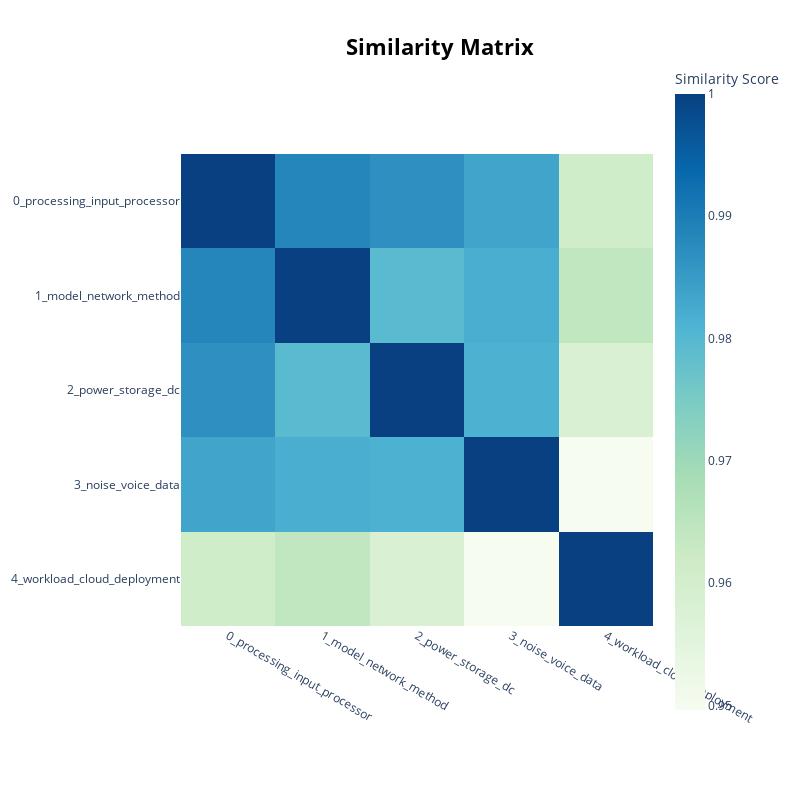

The cell this chart's notebook holds for it:
### Code cell
topic_model.visualize_heatmap(n_clusters=4
                              , top_n_topics=5)

### Figure 1 — Plotly figure (JSON) as saved in the notebook; plotly's stock layout.template omitted (floating-point values rounded to 4 significant figures)
{"data": [{"coloraxis": "coloraxis", "hovertemplate": "x: %{x}<br>y: %{y}<br>Similarity Score: %{z}<extra></extra>", "name": "0", "type": "heatmap", "x": ["0_processing_input_processor", "1_model_network_method", "2_power_storage_dc", "3_noise_voice_data", "4_workload_cloud_deployment"], "xaxis": "x", "y": ["0_processing_input_processor", "1_model_network_method", "2_power_storage_dc", "3_noise_voice_data", "4_workload_cloud_deployment"], "yaxis": "y", "z": [[1, 0.9885, 0.9869, 0.9834, 0.9609], [0.9885, 1.0, 0.9794, 0.982, 0.9641], [0.9869, 0.9794, 1.0, 0.9813, 0.9581], [0.9834, 0.982, 0.9813, 1.0, 0.9496], [0.9609, 0.9641, 0.9581, 0.9496, 1.0]]}], "layout": {"coloraxis": {"colorbar": {"title": {"text": "Similarity Score"}}, "colorscale": [[0, "rgb(247,252,240)"], [0.125, "rgb(224,243,219)"], [0.25, "rgb(204,235,197)"], [0.375, "rgb(168,221,181)"], [0.5, "rgb(123,204,196)"], [0.625, "rgb(78,179,211)"], [0.75, "rgb(43,140,190)"], [0.875, "rgb(8,104,172)"], [1, "rgb(8,64,129)"]]}, "height": 800, "hoverlabel": {"bgcolor": "white", "font": {"family": "Rockwell", "size": 16}}, "legend": {"title": {"text": "Trend"}}, "margin": {"t": 60}, "showlegend": true, "title": {"font": {"color": "Black", "size": 22}, "text": "<b>Similarity Matrix</b>", "x": 0.55, "xanchor": "center", "y": 0.95, "yanchor": "top"}, "width": 800, "xaxis": {"anchor": "y", "constrain": "domain", "domain": [0, 1], "scaleanchor": "y"}, "yaxis": {"anchor": "x", "autorange": "reversed", "constrain": "domain", "domain": [0, 1]}}}
